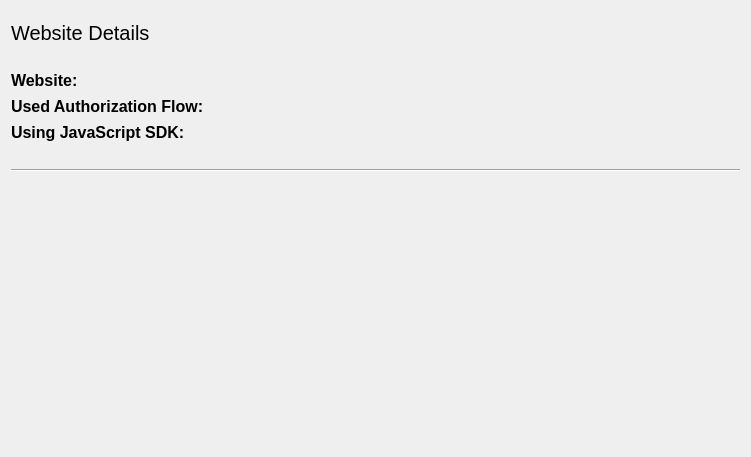
<?xml version="1.0" encoding="UTF-8"?>
<ui version="4.0">
 <class>AnalyzationDetails</class>
 <widget class="QDialog" name="AnalyzationDetails">
  <property name="geometry">
   <rect>
    <x>0</x>
    <y>0</y>
    <width>751</width>
    <height>457</height>
   </rect>
  </property>
  <property name="windowTitle">
   <string>Details</string>
  </property>
  <layout class="QGridLayout" name="gridLayout">
   <item row="0" column="0">
    <layout class="QVBoxLayout" name="verticalLayout">
     <item>
      <spacer name="verticalSpacer_4">
       <property name="orientation">
        <enum>Qt::Vertical</enum>
       </property>
       <property name="sizeType">
        <enum>QSizePolicy::Fixed</enum>
       </property>
       <property name="sizeHint" stdset="0">
        <size>
         <width>20</width>
         <height>10</height>
        </size>
       </property>
      </spacer>
     </item>
     <item>
      <widget class="QLabel" name="labelHeader">
       <property name="sizePolicy">
        <sizepolicy hsizetype="Preferred" vsizetype="Fixed">
         <horstretch>0</horstretch>
         <verstretch>0</verstretch>
        </sizepolicy>
       </property>
       <property name="font">
        <font>
         <pointsize>15</pointsize>
        </font>
       </property>
       <property name="text">
        <string>Website Details</string>
       </property>
      </widget>
     </item>
     <item>
      <spacer name="verticalSpacer_2">
       <property name="orientation">
        <enum>Qt::Vertical</enum>
       </property>
       <property name="sizeType">
        <enum>QSizePolicy::Fixed</enum>
       </property>
       <property name="sizeHint" stdset="0">
        <size>
         <width>20</width>
         <height>20</height>
        </size>
       </property>
      </spacer>
     </item>
     <item>
      <layout class="QHBoxLayout" name="horizontalLayout_4">
       <item>
        <widget class="QLabel" name="labelDescriptionName">
         <property name="sizePolicy">
          <sizepolicy hsizetype="Fixed" vsizetype="Fixed">
           <horstretch>0</horstretch>
           <verstretch>0</verstretch>
          </sizepolicy>
         </property>
         <property name="font">
          <font>
           <pointsize>12</pointsize>
           <weight>75</weight>
           <bold>true</bold>
          </font>
         </property>
         <property name="text">
          <string>Website:</string>
         </property>
        </widget>
       </item>
       <item>
        <spacer name="horizontalSpacer">
         <property name="orientation">
          <enum>Qt::Horizontal</enum>
         </property>
         <property name="sizeType">
          <enum>QSizePolicy::Fixed</enum>
         </property>
         <property name="sizeHint" stdset="0">
          <size>
           <width>135</width>
           <height>20</height>
          </size>
         </property>
        </spacer>
       </item>
       <item>
        <widget class="QLabel" name="labelWebsiteName">
         <property name="sizePolicy">
          <sizepolicy hsizetype="Preferred" vsizetype="Fixed">
           <horstretch>0</horstretch>
           <verstretch>0</verstretch>
          </sizepolicy>
         </property>
         <property name="font">
          <font>
           <pointsize>12</pointsize>
          </font>
         </property>
         <property name="text">
          <string/>
         </property>
        </widget>
       </item>
      </layout>
     </item>
     <item>
      <layout class="QHBoxLayout" name="horizontalLayout">
       <property name="sizeConstraint">
        <enum>QLayout::SetDefaultConstraint</enum>
       </property>
       <item>
        <widget class="QLabel" name="labelDescriptionFlow">
         <property name="sizePolicy">
          <sizepolicy hsizetype="Fixed" vsizetype="Fixed">
           <horstretch>0</horstretch>
           <verstretch>0</verstretch>
          </sizepolicy>
         </property>
         <property name="font">
          <font>
           <pointsize>12</pointsize>
           <weight>75</weight>
           <bold>true</bold>
          </font>
         </property>
         <property name="text">
          <string>Used Authorization Flow:</string>
         </property>
        </widget>
       </item>
       <item>
        <spacer name="horizontalSpacer_2">
         <property name="orientation">
          <enum>Qt::Horizontal</enum>
         </property>
         <property name="sizeType">
          <enum>QSizePolicy::Fixed</enum>
         </property>
         <property name="sizeHint" stdset="0">
          <size>
           <width>10</width>
           <height>20</height>
          </size>
         </property>
        </spacer>
       </item>
       <item>
        <widget class="QLabel" name="labelFlow">
         <property name="sizePolicy">
          <sizepolicy hsizetype="Preferred" vsizetype="Fixed">
           <horstretch>0</horstretch>
           <verstretch>0</verstretch>
          </sizepolicy>
         </property>
         <property name="font">
          <font>
           <pointsize>12</pointsize>
          </font>
         </property>
         <property name="text">
          <string/>
         </property>
        </widget>
       </item>
      </layout>
     </item>
     <item>
      <layout class="QHBoxLayout" name="horizontalLayout_2">
       <item>
        <widget class="QLabel" name="labelDescriptionSdk">
         <property name="sizePolicy">
          <sizepolicy hsizetype="Fixed" vsizetype="Fixed">
           <horstretch>0</horstretch>
           <verstretch>0</verstretch>
          </sizepolicy>
         </property>
         <property name="font">
          <font>
           <pointsize>12</pointsize>
           <weight>75</weight>
           <bold>true</bold>
          </font>
         </property>
         <property name="text">
          <string>Using JavaScript SDK:</string>
         </property>
        </widget>
       </item>
       <item>
        <spacer name="horizontalSpacer_3">
         <property name="orientation">
          <enum>Qt::Horizontal</enum>
         </property>
         <property name="sizeType">
          <enum>QSizePolicy::Fixed</enum>
         </property>
         <property name="sizeHint" stdset="0">
          <size>
           <width>37</width>
           <height>20</height>
          </size>
         </property>
        </spacer>
       </item>
       <item>
        <widget class="QLabel" name="labelSdkUsed">
         <property name="sizePolicy">
          <sizepolicy hsizetype="Preferred" vsizetype="Fixed">
           <horstretch>0</horstretch>
           <verstretch>0</verstretch>
          </sizepolicy>
         </property>
         <property name="font">
          <font>
           <pointsize>12</pointsize>
          </font>
         </property>
         <property name="text">
          <string/>
         </property>
        </widget>
       </item>
      </layout>
     </item>
     <item>
      <spacer name="verticalSpacer">
       <property name="orientation">
        <enum>Qt::Vertical</enum>
       </property>
       <property name="sizeType">
        <enum>QSizePolicy::Fixed</enum>
       </property>
       <property name="sizeHint" stdset="0">
        <size>
         <width>20</width>
         <height>20</height>
        </size>
       </property>
      </spacer>
     </item>
     <item>
      <widget class="Line" name="line">
       <property name="orientation">
        <enum>Qt::Horizontal</enum>
       </property>
      </widget>
     </item>
     <item>
      <spacer name="verticalSpacer_3">
       <property name="orientation">
        <enum>Qt::Vertical</enum>
       </property>
       <property name="sizeHint" stdset="0">
        <size>
         <width>20</width>
         <height>40</height>
        </size>
       </property>
      </spacer>
     </item>
    </layout>
   </item>
  </layout>
 </widget>
 <resources/>
 <connections/>
</ui>
